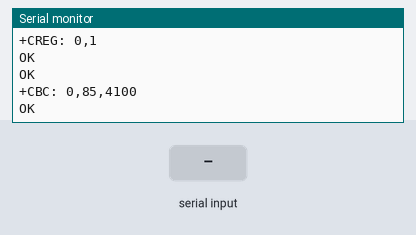
Recording of a sketch running on a simulated Arduino Mega 2560, built with avr-gcc and run on an emulated ATmega2560. Parts: the last lines printed to the serial monitor. Inputs (shaded band) come from the test bench. The modem accepts every AT command (registered, SIM ready, sends succeed) and sends nothing else.

Above: at 10.2 s.
10.3 s: "1" received over the second serial link
At 11.2 s:
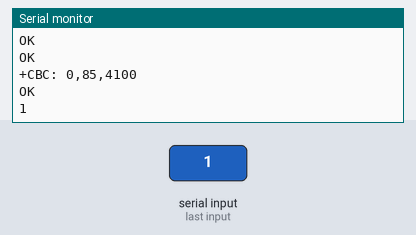
12.0 s: "0" received over the second serial link
At 13.5 s:
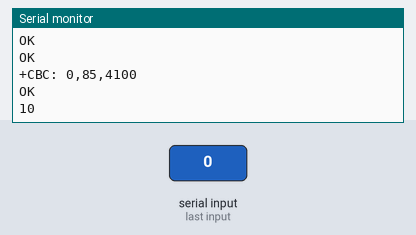

The sketch:

sim800lArduinoTest.ino
```cpp
void setup() {
  delay(3000);
  Serial.begin(9600);
  Serial2.begin(9600);
  delay(3000);
  test_sim800_module();
}
void loop() {
  updateSerial();
}
void test_sim800_module()
{
  Serial2.println("AT");
  updateSerial();
  Serial.println();
  Serial2.println("AT+CSQ");
  updateSerial();
  Serial2.println("AT+CCID");
  updateSerial();
  Serial2.println("AT+CREG?");
  updateSerial();
  Serial2.println("ATI");
  updateSerial();
  Serial2.println("AT+CBC");
  updateSerial();
}
void updateSerial()
{
  delay(500);
  while (Serial.available())
  {
    Serial2.write(Serial.read());//Forward what Serial received to Software Serial Port
  }
  while (Serial2.available())
  {
    Serial.write(Serial2.read());//Forward what Software Serial received to Serial Port
  }
}
```

Measured:
- after the input at 10.3 s, the serial monitor: prints a new line after 0.20 s (image 1)
- after the input at 12.0 s, the serial monitor: prints a new line at once (image 2)
